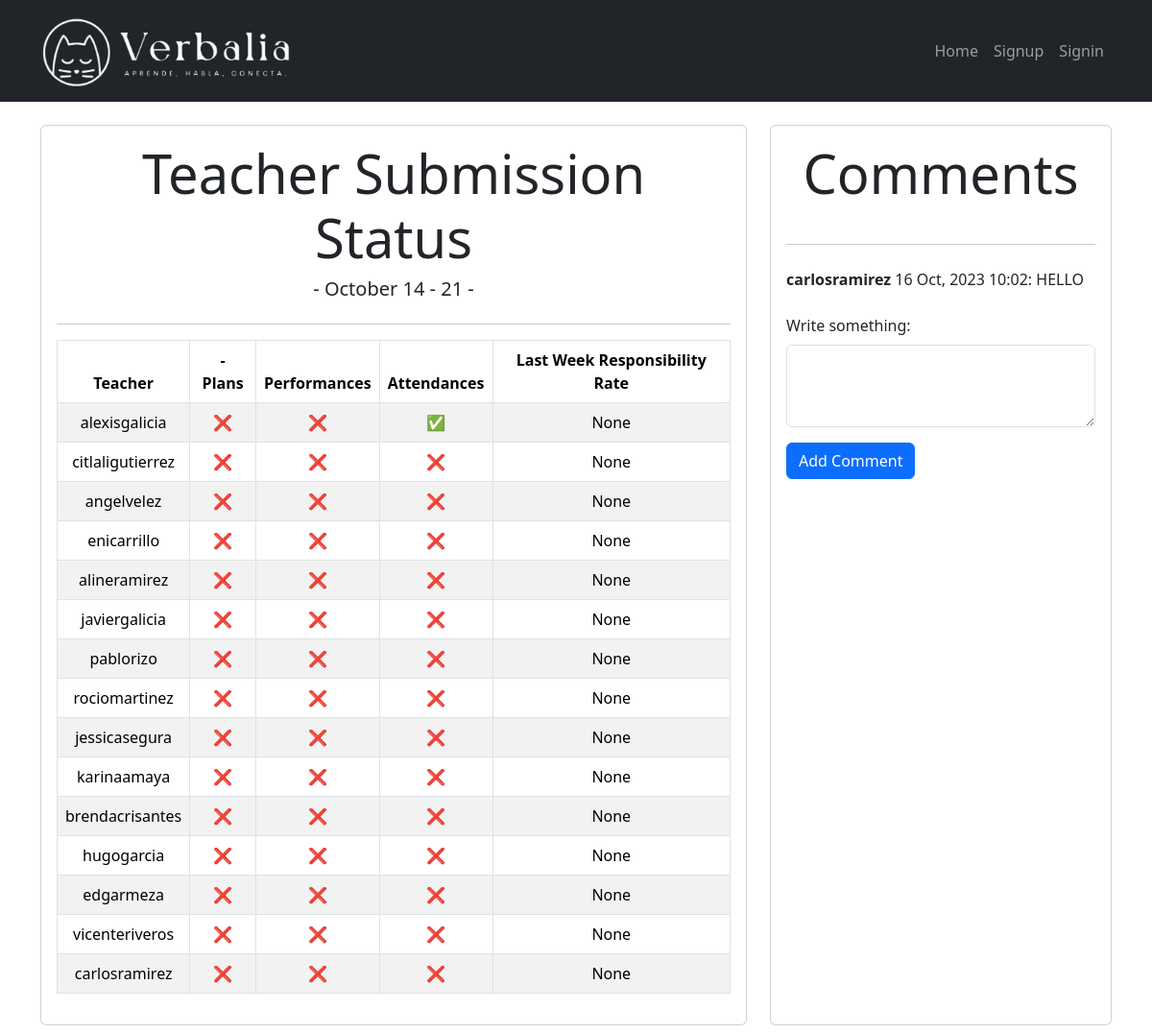
Page /responsibility_table/ on the committed database.
### boletas/models.py (models this page shows, shortened)
class Comment(models.Model):
    user = models.ForeignKey(User, on_delete=models.CASCADE)
    comment_text = models.TextField()
    timestamp = models.DateTimeField(auto_now_add=True)

### boletas/views.py (the view)
# urls.py: path('responsibility_table/', views.responsibility_table, name='responsibility_table'),
def responsibility_table(request):
    excluded_users = ['mireyaramirez', 'gabrielpeña', 'charmander']
    teachers = User.objects.exclude(username__in=excluded_users).order_by('id')
    table_data = []
    for teacher in teachers:
        try:
            note = ResponsibilityNote.objects.get(user=teacher)
            responsibility_note = note.note
        except ResponsibilityNote.DoesNotExist:
            responsibility_note = None  # o algún valor por defecto
        teacher_data = {
            "name": teacher.username,
            "plans_submitted": check_plans_for_user(teacher),
            "performances_submitted": check_performances_for_user(teacher),
            "attendances_submitted": check_assignments_for_user(teacher),
            "responsibility_note": responsibility_note  # Agregamos la nota aquí
        }
        table_data.append(teacher_data)
    comments = Comment.objects.all().order_by('-timestamp')  # Obtener todos los comentarios, ordenados por fecha descendente
    comment_form = CommentForm(request.POST or None)
    if request.method == 'POST' and comment_form.is_valid():
        new_comment = comment_form.save(commit=False)
        new_comment.user = request.user
        new_comment.save()
        return redirect('responsibility_table')
    context = {
        'table_data': table_data,
        'week_label': Attendance.get_current_week_label(),
        'comments': comments,
        'comment_form': comment_form,
    }
    return render(request, 'responsibility_table.html', context)

### boletas/forms.py
class CommentForm(forms.ModelForm):
    class Meta:
        model = Comment
        fields = ['comment_text']

### boletas/context_processors.py (called while the page is built)
def assignment_check(request):
    if request.user.is_authenticated:
        todos_los_grupos = Group.objects.filter(user=request.user)
        todos_completados = all([group.has_assignment_this_week() for group in todos_los_grupos])
    else:
        todos_completados = False
    return {'todos_completados':todos_completados}

def plan_check(request):
    if request.user.is_authenticated:
        todos_los_grupos = Group.objects.filter(user=request.user)
        plans_completados = all([group.has_plan_this_week() for group in todos_los_grupos])
    else:
        plans_completados = False
    return {'plans_completados':plans_completados}

def performance_check(request):
    if request.user.is_authenticated:
        todos_los_grupos = Group.objects.filter(user=request.user)
        performances_completados = all([group.has_performance_this_week() for group in todos_los_grupos])
    else:
        performances_completados = False
    return {'performances_completados':performances_completados}

### boletas/helpers.py (called while the page is built)
def check_assignments_for_user(user):
    todos_los_grupos = Group.objects.filter(user=user)
    todos_completados = all([group.has_assignment_this_week() for group in todos_los_grupos])
    return todos_completados

def check_plans_for_user(user):
    todos_los_grupos = Group.objects.filter(user=user)
    todos_completados = all([group.has_plan_this_week() for group in todos_los_grupos])
    return todos_completados

def check_performances_for_user(user):
    todos_los_grupos = Group.objects.filter(user=user)
    todos_completados = all([group.has_performance_this_week() for group in todos_los_grupos])
    return todos_completados

### boletas/models.py (called while the page is built)
    def has_assignment_this_week(self):
        start_of_week = Attendance.get_start_week_date()
        end_of_week = Attendance.get_end_week_date()
        assignments_this_week = self.attendance_set.filter(creation_date__gte=start_of_week, creation_date__lte=end_of_week)
        return assignments_this_week.exists()

    def has_plan_this_week(self):
        start_of_week = Plan.get_start_week_date()  # Asumiendo que Plan tiene un método similar
        end_of_week = Plan.get_end_week_date()      # Asumiendo que Plan tiene un método similar
        plans_this_week = self.plan_set.filter(creation_date__gte=start_of_week, creation_date__lte=end_of_week)
        return plans_this_week.exists()

### boletas/templates/responsibility_table.html (shortened to what this page needs)
{% extends 'base.html' %}
{% block content %}
<main class="container py-2">
    <div class="row">
        <div class="col-lg-8">
            <section class="card card-body">
                <h1 class="display-4 text-center ">Teacher Submission Status</h1>
                <h5 class="display-7 text-center ">- {{ week_label }} -</h5>
                <hr>
                <table class="table table-bordered table-striped text-center">
                    <thead>
                        <tr>
                            <th>Teacher</th>
                            <th> - Plans</th>
                            <th> Performances</th>
                            <th> Attendances</th>
                            <th> Last Week Responsibility Rate </th>
                        </tr>
                    </thead>
                    <tbody>
                        {% for row in table_data %}
                        <tr>
                            <td>{{ row.name }}</td>
                            <td>{{ row.plans_submitted|yesno:"✅,❌" }}</td>
                            <td>{{ row.performances_submitted|yesno:"✅,❌" }}</td>
                            <td>{{ row.attendances_submitted|yesno:"✅,❌" }}</td>
                            <td>{{ row.responsibility_note }}</td>
                        </tr>
                        {% endfor %}
                    </tbody>
                </table>
            </section>
        </div>
        <div class="col-lg-4 pr-0">
            <section class="card card-body h-100">
                <h2 class="display-4 text-center mb-4">Comments</h2>
                <hr>
                <ul class="list-unstyled">
                    {% for comment in comments %}
                    <li class="my-2">
                        <strong>{{ comment.user.username }}</strong> {{ comment.timestamp|date:"d M, Y H:i" }}: {{ comment.comment_text }}
                    </li>
                    {% endfor %}
                </ul>
                <form method="post">
                    <div class="mb-3">
                        <label for="comment-text" class="form-label">Write something:</label>
                        <textarea name="comment_text" id="comment-text" class="form-control" rows="3" required></textarea>
                    </div>
                    <button type="submit" class="btn btn-primary">Add Comment</button>
                </form>
            </section>
        </div>
    </div>
</main>
{% endblock %}

### rows in the picture
Comment: user.username "carlosramirez", timestamp "16 Oct, 2023 10:02", comment_text "HELLO"

### other values in the picture
{{ week_label }} "October 14 - 21"
{{ row.name }} "alexisgalicia" "citlaligutierrez" "angelvelez" "enicarrillo" "alineramirez" "javiergalicia" "pablorizo" "rociomartinez" "jessicasegura" "karinaamaya" "brendacrisantes" "hugogarcia" "edgarmeza" "vicenteriveros" "carlosramirez"
{{ row.plans_submitted|yesno:"✅,❌" }} "❌" "❌" "❌" "❌" "❌" "❌" "❌" "❌" "❌" "❌" "❌" "❌" "❌" "❌" "❌"
{{ row.performances_submitted|yesno:"✅,❌" }} "❌" "❌" "❌" "❌" "❌" "❌" "❌" "❌" "❌" "❌" "❌" "❌" "❌" "❌" "❌"
{{ row.attendances_submitted|yesno:"✅,❌" }} "✅" "❌" "❌" "❌" "❌" "❌" "❌" "❌" "❌" "❌" "❌" "❌" "❌" "❌" "❌"
{{ row.responsibility_note }} "None" "None" "None" "None" "None" "None" "None" "None" "None" "None" "None" "None" "None" "None" "None"
